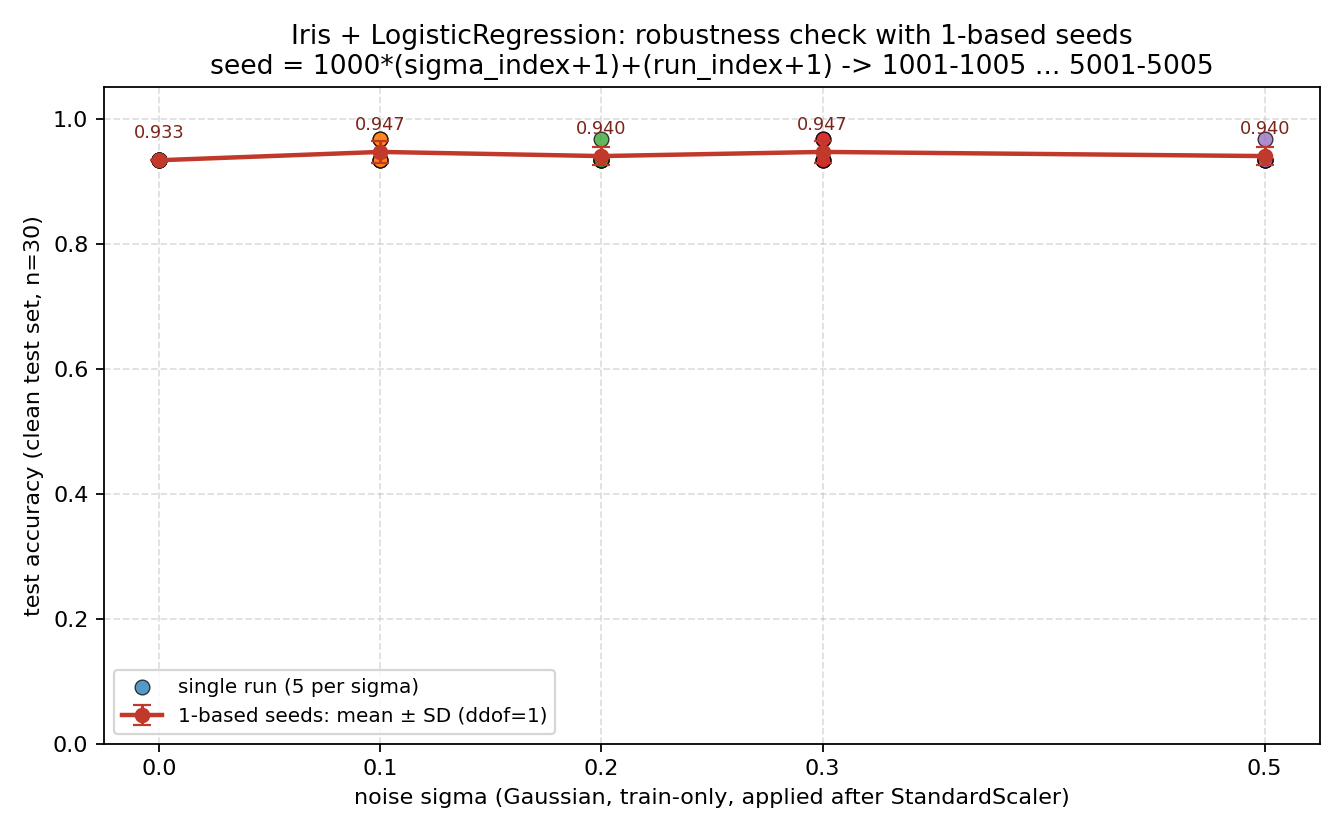

Here is the Python script that generated this plot:
#!/usr/bin/env python
# -*- coding: utf-8 -*-
"""Iris + LogisticRegression 加噪实验：1 基种子稳健性补跑（不计入主结果）。

目的：只回答"主结果的数值对种子索引基是否敏感"，不是新实验、不扩大结论。
其余口径与冻结协议逐项相同（数据集、划分、标准化、噪声位置、模型、σ 网格、重复次数、
主指标均不变），唯一改动是种子编号从 0 基改为 1 基：

    seed = 1000*(sigma_index + 1) + (run_index + 1)
    => 1001–1005, 2001–2005, 3001–3005, 4001–4005, 5001–5005
    （σ=0 组噪声恒为零，1 基与 0 基给出同一模型、同一准确率，属预期）

与主结果严格隔离：
  * 读取主结果 CSV 用于比较，不覆盖 results_per_run.csv / results_summary.csv / accuracy_vs_noise.png；
  * 只写 robustness_seed1base_* 文件；
  * 运行前后对主结果文件取 md5，证明未被改动。

产出（outputs/）
  robustness_seed1base.py            本脚本
  robustness_seed1base_per_run.csv   25 行逐次明细
  robustness_seed1base_summary.csv   5 行汇总
  robustness_seed1base_compare.csv   0 基 vs 1 基并排对比（5 行）
  robustness_seed1base.png           同规格曲线图
  robustness_seed1base_log.txt       命令、环境、实测 stdout、派生读数、判定

判定读法（沿用工程台已发布的假设判定卡，未改阈值）：
  H1：成立 D≥0.02 且 ρ≤−0.9 且各组 SD<0.05；反驳 D≤0.01 或 ρ≥−0.5 或 (D<0 且 |D|≥0.02)；
      其余记待定。
  H2：以 |Δ0.1| ≤ 0.02 为等价界（等号计入），且 5 次逐次差值不构成稳定单向大偏移
      （5 个差值同号且每项 |d|≥2 个测试样本）→ 支持；|Δ0.1| 落在 (0.02, 0.03] → 待定；
      |Δ0.1| > 0.03 → 超出等价界。方向（升/降）单独报。
      注：H2 假设卡的字面措辞把「Δ0.1 ≥ 0.02」写成"低强度明显有害"，与 Δ0.1 的定义方向相反；
      本脚本不改写阈值，只按判定卡已采用的 |Δ0.1| 读法执行，并在日志中标注该措辞问题。
  H3：成立需 D0.5≥0.03 且 S≤0.02 且 D0.5−S≥0.02 且 Δ4≥2·max(Δ1,Δ2)；
      反驳 S≥0.02 或 D0.5<0.03 或 Δ1..Δ4 极差<0.01；其余记待定。

用法： python outputs/robustness_seed1base.py
"""

from __future__ import annotations

import hashlib
import platform
import sys
import time
import warnings
from pathlib import Path

import matplotlib

matplotlib.use("Agg")

import matplotlib.pyplot as plt
import numpy as np
import pandas as pd
import scipy
import sklearn
from scipy.stats import spearmanr
from sklearn.datasets import load_iris
from sklearn.linear_model import LogisticRegression
from sklearn.metrics import accuracy_score, log_loss
from sklearn.model_selection import train_test_split
from sklearn.preprocessing import StandardScaler

SIGMAS = (0.0, 0.1, 0.2, 0.3, 0.5)
N_RUNS = 5
TEST_SIZE = 0.2
SPLIT_RANDOM_STATE = 42
MODEL_RANDOM_STATE = 0
SOLVER = "lbfgs"
C_VALUE = 1.0
MAX_ITER = 1000

OUT = Path(__file__).resolve().parent
PER_RUN_CSV = OUT / "robustness_seed1base_per_run.csv"
SUMMARY_CSV = OUT / "robustness_seed1base_summary.csv"
COMPARE_CSV = OUT / "robustness_seed1base_compare.csv"
FIGURE_PNG = OUT / "robustness_seed1base.png"
RUN_LOG = OUT / "robustness_seed1base_log.txt"

MAIN_FILES = (
    OUT / "results_per_run.csv",
    OUT / "results_summary.csv",
    OUT / "accuracy_vs_noise.png",
)

_L: list[str] = []


def emit(msg: str = "") -> None:
    print(msg)
    _L.append(msg)


def md5(path: Path) -> str:
    h = hashlib.md5()
    h.update(path.read_bytes())
    return h.hexdigest()


def derive(means: np.ndarray, stds: np.ndarray, k_mat: np.ndarray) -> dict:
    m0, m1, m2, m3, m5 = (float(v) for v in means)
    d = m0 - m5
    d01 = m1 - m0
    s_ = (m0 - m1) + (m0 - m2)
    rho = float(spearmanr(np.arange(len(SIGMAS)), means).statistic)
    deltas = [float(means[i] - means[i + 1]) for i in range(len(means) - 1)]
    per_run = [int(v) for v in (k_mat[1] - k_mat[0])]
    return {
        "means": means,
        "stds": stds,
        "D": d,
        "delta01": d01,
        "S": s_,
        "rho": rho,
        "adjacent": deltas,
        "per_run_delta_01": per_run,
    }


def verdicts(dv: dict) -> dict:
    means, stds = dv["means"], dv["stds"]
    d, d01, s_ = dv["D"], dv["delta01"], dv["S"]
    rho = dv["rho"]
    adj = dv["adjacent"]
    per_run = dv["per_run_delta_01"]
    out = {}

    if d >= 0.02 and rho <= -0.9 and float(np.max(stds)) < 0.05:
        h1 = "支持"
    elif d <= 0.01 or rho >= -0.5 or (d < 0 and abs(d) >= 0.02):
        h1 = "反驳"
    else:
        h1 = "待定"
    out["H1"] = h1

    stable = all(x >= 2 for x in per_run) or all(x <= -2 for x in per_run)
    a01 = abs(d01)
    if a01 <= 0.02 + 1e-12 and not stable:
        h2 = "支持" if a01 < 0.02 - 1e-12 else "支持（边界，等号）"
    elif a01 <= 0.03:
        h2 = "待定"
    else:
        h2 = "超出等价界"
    out["H2"] = h2
    out["H2_stable_offset"] = stable

    d05 = means[0] - means[4]
    shape_ok = adj[3] >= 2 * max(adj[0], adj[1])
    spread = max(adj) - min(adj)
    if d05 >= 0.03 and s_ <= 0.02 and (d05 - s_) >= 0.02 and shape_ok:
        h3 = "支持"
    elif s_ >= 0.02 or d05 < 0.03 or spread < 0.01:
        h3 = "反驳"
    else:
        h3 = "待定"
    out["H3"] = h3
    out["shape_ok"] = bool(shape_ok)
    out["spread"] = float(spread)
    return out


def run() -> int:
    t0 = time.perf_counter()
    emit("=" * 78)
    emit("稳健性补跑：1 基种子（seed = 1000*(σ序号+1) + (重复序号+1)）")
    emit("=" * 78)
    emit(f"python           : {sys.version.splitlines()[0]}")
    emit(f"executable       : {sys.executable}")
    emit(f"platform         : {platform.platform()}")
    emit(f"numpy            : {np.__version__}")
    emit(f"pandas           : {pd.__version__}")
    emit(f"scikit-learn     : {sklearn.__version__}")
    emit(f"matplotlib       : {matplotlib.__version__}")
    emit(f"scipy            : {scipy.__version__}")
    emit(f"outputs dir      : {OUT}")
    emit("")
    emit("[isolation] 主结果文件运行前 md5：")
    before = {p.name: md5(p) for p in MAIN_FILES if p.exists()}
    for name, h in before.items():
        emit(f"[isolation]   {name} = {h}")
    emit("")

    iris = load_iris()
    X, y = iris.data, iris.target
    X_train, X_test, y_train, y_test = train_test_split(
        X, y, test_size=TEST_SIZE, random_state=SPLIT_RANDOM_STATE, stratify=y
    )
    scaler = StandardScaler()
    X_train_scaled = scaler.fit_transform(X_train)
    X_test_scaled = scaler.transform(X_test)
    emit(f"[data] load_iris: X.shape={X.shape} classes={list(iris.target_names)}")
    emit(f"[split] test_size={TEST_SIZE} random_state={SPLIT_RANDOM_STATE} stratify=y "
         f"-> train={X_train.shape[0]} test={X_test.shape[0]} "
         f"(class counts {np.bincount(y_train).tolist()} / {np.bincount(y_test).tolist()})")
    emit(f"[scaler] fit on clean train only: "
         f"mean={np.round(scaler.mean_, 6).tolist()} scale={np.round(scaler.scale_, 6).tolist()}")
    emit("")

    rows: list[dict] = []
    warn_count = 0
    emit("[runs] sigma  sigma_index  run_index  seed   train_acc  test_acc   log_loss")
    for si, sigma in enumerate(SIGMAS):
        for ri in range(N_RUNS):
            seed = 1000 * (si + 1) + (ri + 1)          # 1 基口径
            rng = np.random.default_rng(seed)
            noise = rng.normal(0.0, sigma, X_train_scaled.shape)
            X_noisy = X_train_scaled + noise
            model = LogisticRegression(
                solver=SOLVER, C=C_VALUE, max_iter=MAX_ITER,
                random_state=MODEL_RANDOM_STATE,
            )
            with warnings.catch_warnings(record=True) as caught:
                warnings.simplefilter("always")
                model.fit(X_noisy, y_train)
                ws = [str(w.message) for w in caught]
            warn_count += len(ws)
            train_acc = float(accuracy_score(y_train, model.predict(X_noisy)))
            test_acc = float(accuracy_score(y_test, model.predict(X_test_scaled)))
            test_ll = float(log_loss(y_test, model.predict_proba(X_test_scaled)))
            rows.append({
                "sigma": sigma, "sigma_index": si, "run_index": ri, "seed": seed,
                "accuracy": test_acc, "log_loss": test_ll, "n_test": int(y_test.shape[0]),
            })
            emit(f"       {sigma:<6.1f} {si:^12d} {ri:^10d} {seed:^6d} "
                 f"{train_acc:.4f}     {test_acc:.4f}    {test_ll:.6f}"
                 + ("   [warn]" if ws else ""))

    per_run = pd.DataFrame(rows)
    summary_rows = []
    for sigma in SIGMAS:
        vals = per_run.loc[per_run["sigma"] == sigma, "accuracy"].to_numpy()
        summary_rows.append({
            "sigma": sigma,
            "mean_accuracy": float(vals.mean()),
            "std_accuracy": float(vals.std(ddof=1)),
            "min_accuracy": float(vals.min()),
            "max_accuracy": float(vals.max()),
            "n_runs": int(vals.size),
            "median_accuracy": float(np.median(vals)),
        })
    summary = pd.DataFrame(summary_rows)

    per_run.to_csv(PER_RUN_CSV, index=False, float_format="%.10f", encoding="utf-8")
    summary.to_csv(SUMMARY_CSV, index=False, float_format="%.10f", encoding="utf-8")
    emit("")
    emit(f"[write] {PER_RUN_CSV.name} rows={len(per_run)}")
    emit(f"[write] {SUMMARY_CSV.name} rows={len(summary)}")

    means = summary["mean_accuracy"].to_numpy()
    stds = summary["std_accuracy"].to_numpy()
    k_mat = np.rint(per_run["accuracy"].to_numpy() * 30).astype(int).reshape(len(SIGMAS), N_RUNS)
    dv1 = derive(means, stds, k_mat)
    v1 = verdicts(dv1)

    emit("")
    emit("[derived] 1 基：mean_accuracy by sigma: "
         + ", ".join(f"sigma={s:.1f}: {m:.6f}" for s, m in zip(SIGMAS, means)))
    emit(f"[derived] 1 基：D = m(0)-m(0.5)      = {dv1['D']:+.6f}")
    emit(f"[derived] 1 基：Δ0.1 = m(0.1)-m(0)   = {dv1['delta01']:+.6f}")
    emit(f"[derived] 1 基：S = (m0-m0.1)+(m0-m0.2) = {dv1['S']:+.6f}")
    emit(f"[derived] 1 基：相邻边际 Δ1..Δ4      = "
         + ", ".join(f"{d:+.6f}" for d in dv1["adjacent"]))
    emit(f"[derived] 1 基：Spearman rho        = {dv1['rho']:+.6f}")
    emit(f"[derived] 1 基：各组 SD              = "
         + ", ".join(f"{v:.6f}" for v in stds))
    emit(f"[derived] 1 基：H2 逐次差值(样本数)  = {dv1['per_run_delta_01']}")
    emit(f"[derived] 1 基：正确数 k             = {k_mat.tolist()}")
    emit(f"[quality] 1 基：收敛警告数           = {warn_count}")

    # ---- 与 0 基主结果并排对比 ----
    emit("")
    emit("=" * 78)
    emit("[compare] 0 基（主结果） vs 1 基（稳健性补跑）")
    main_summary = OUT / "results_summary.csv"
    if not main_summary.exists():
        emit("[compare] 缺少 results_summary.csv，无法对比")
        return 1
    m_sum = pd.read_csv(main_summary)
    m_means = m_sum["mean_accuracy"].to_numpy()
    m_stds = m_sum["std_accuracy"].to_numpy()
    m_pr = pd.read_csv(OUT / "results_per_run.csv")
    m_k = np.rint(m_pr["accuracy"].to_numpy() * 30).astype(int).reshape(len(SIGMAS), N_RUNS)
    dv0 = derive(m_means, m_stds, m_k)
    v0 = verdicts(dv0)

    emit(f"[compare] {'sigma':>6} {'0基均值':>10} {'1基均值':>10} {'差(1-0)':>10} "
         f"{'0基SD':>9} {'1基SD':>9} {'0基k':>18} {'1基k':>18}")
    for i, sigma in enumerate(SIGMAS):
        emit(f"[compare] {sigma:6.1f} {m_means[i]:10.6f} {means[i]:10.6f} "
             f"{means[i] - m_means[i]:+10.6f} {m_stds[i]:9.6f} {stds[i]:9.6f} "
             f"{str(m_k[i].tolist()):>18} {str(k_mat[i].tolist()):>18}")
    emit("")
    for tag, dv in (("0 基", dv0), ("1 基", dv1)):
        emit(f"[compare] {tag}：D={dv['D']:+.6f}  Δ0.1={dv['delta01']:+.6f}  "
             f"S={dv['S']:+.6f}  rho={dv['rho']:+.6f}")
    emit("")
    emit("[compare] 假设判定（同一预注册阈值，仅换种子基）：")
    emit(f"[compare]   H1：0 基={v0['H1']}  1 基={v1['H1']}  -> "
         f"{'一致' if v0['H1'] == v1['H1'] else '不一致'}")
    emit(f"[compare]   H2：0 基={v0['H2']}  1 基={v1['H2']}  -> "
         f"{'一致' if v0['H2'] == v1['H2'] else '不一致'}")
    emit(f"[compare]     逐次差值(样本数)：0 基={dv0['per_run_delta_01']}  "
         f"1 基={dv1['per_run_delta_01']}")
    emit(f"[compare]   H3：0 基={v0['H3']}  1 基={v1['H3']}  -> "
         f"{'一致' if v0['H3'] == v1['H3'] else '不一致'}")
    emit(f"[compare]   形状条件 Δ4>=2·max(Δ1,Δ2)：0 基={v0['shape_ok']}  1 基={v1['shape_ok']}")
    emit(f"[compare] 均值最大偏移 = "
         f"{float(np.max(np.abs(means - m_means))):.6f}，"
         f"端点差变化 = {dv1['D'] - dv0['D']:+.6f}，"
         f"Δ0.1 变化 = {dv1['delta01'] - dv0['delta01']:+.6f}")

    cmp_rows = []
    for i, sigma in enumerate(SIGMAS):
        cmp_rows.append({
            "sigma": sigma,
            "mean_0based": float(m_means[i]),
            "mean_1based": float(means[i]),
            "diff_1minus0": float(means[i] - m_means[i]),
            "std_0based": float(m_stds[i]),
            "std_1based": float(stds[i]),
            "k_0based": str(m_k[i].tolist()),
            "k_1based": str(k_mat[i].tolist()),
        })
    pd.DataFrame(cmp_rows).to_csv(COMPARE_CSV, index=False, float_format="%.10f", encoding="utf-8")
    emit(f"[write] {COMPARE_CSV.name} rows={len(cmp_rows)}")

    # ---- 图 ----
    fig, ax = plt.subplots(figsize=(8.4, 5.2), dpi=160)
    xs = np.asarray(SIGMAS, dtype=float)
    for i, sigma in enumerate(SIGMAS):
        vals = per_run.loc[per_run["sigma"] == sigma, "accuracy"].to_numpy()
        ax.scatter(np.full(vals.shape, sigma), vals, s=44, alpha=0.75,
                   edgecolor="black", linewidth=0.6, zorder=3,
                   label="single run (5 per sigma)" if i == 0 else None)
    ax.errorbar(xs, means, yerr=stds, fmt="o-", color="#c0392b", linewidth=2.0,
                markersize=6, capsize=4, elinewidth=1.4,
                label="1-based seeds: mean ± SD (ddof=1)", zorder=4)
    for x_, m_ in zip(xs, means):
        ax.annotate(f"{m_:.3f}", (x_, m_), textcoords="offset points", xytext=(0, 10),
                    ha="center", fontsize=8, color="#7b241c")
    ax.set_xlabel("noise sigma (Gaussian, train-only, applied after StandardScaler)")
    ax.set_ylabel("test accuracy (clean test set, n=30)")
    ax.set_title("Iris + LogisticRegression: robustness check with 1-based seeds\n"
                 "seed = 1000*(sigma_index+1)+(run_index+1) -> 1001-1005 ... 5001-5005")
    ax.set_xticks(xs)
    ax.set_xticklabels([f"{s:.1f}" for s in SIGMAS])
    ax.set_ylim(0.0, 1.05)
    ax.grid(True, which="major", linestyle="--", alpha=0.4)
    ax.legend(loc="lower left", fontsize=9)
    fig.tight_layout()
    fig.savefig(FIGURE_PNG)
    plt.close(fig)
    emit(f"[write] {FIGURE_PNG.name} ({FIGURE_PNG.stat().st_size} bytes)")

    # ---- 隔离校验 ----
    emit("")
    after = {p.name: md5(p) for p in MAIN_FILES if p.exists()}
    unchanged = all(before.get(k) == v for k, v in after.items()) and set(before) == set(after)
    emit("[isolation] 主结果文件运行后 md5：")
    for name, h in after.items():
        emit(f"[isolation]   {name} = {h}")
    emit(f"[isolation] 主结果未被改动：{unchanged}")

    elapsed = time.perf_counter() - t0
    emit("")
    emit(f"[done] 25 runs finished, elapsed={elapsed:.2f} s")
    emit("[note] 本批 1 基结果只是种子敏感性检查，不并入主结果、不扩大结论；"
         "正式结果仍为 0 基那批 25 次运行。")

    header = [
        "command      : python outputs/robustness_seed1base.py",
        f"cwd          : {Path.cwd()}",
        f"started      : {time.strftime('%Y-%m-%dT%H:%M:%S%z')}",
        f"python       : {sys.version.splitlines()[0]}",
        f"executable   : {sys.executable}",
        f"platform     : {platform.platform()}",
        f"numpy        : {np.__version__}",
        f"pandas       : {pd.__version__}",
        f"scikit-learn : {sklearn.__version__}",
        f"matplotlib   : {matplotlib.__version__}",
        f"scipy        : {scipy.__version__}",
        "protocol     : identical to the frozen protocol except seed base; "
        "iris only; split test_size=0.2/random_state=42/stratify=y; StandardScaler fit on "
        "clean train only; Gaussian noise on scaled train features only "
        "(sigma in {0,0.1,0.2,0.3,0.5}); LogisticRegression lbfgs C=1.0 max_iter=1000 "
        "random_state=0 refit each run; seed=1000*(sigma_index+1)+(run_index+1) "
        "(sigma_index,run_index in 0..4) -> 1001-1005,2001-2005,3001-3005,4001-4005,5001-5005; "
        "5 runs per sigma = 25; metric = clean-test accuracy",
        "isolation    : writes only robustness_seed1base_* files; main result files "
        "md5-checked before and after, never rewritten",
        f"elapsed_sec  : {elapsed:.2f}",
        "",
        "----- actual stdout -----",
    ]
    RUN_LOG.write_text("\n".join(header + _L) + "\n", encoding="utf-8")
    return 0 if unchanged else 2


if __name__ == "__main__":
    raise SystemExit(run())
